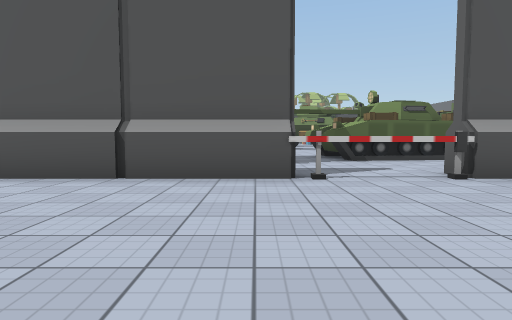
view 1 (above)

23 first-person views from a walk through a 3-D level made in the Unity game engine. The camera is 1.2 m above the floor, tilts 4° down and sees 75° across. The floor is counted in squares, 2 m on a side. Each view is taken from the middle of a square. On the plan, view 1 faces up. The plan holds only what a view shows up to about 10 squares ahead; the rest is blank. The place goes on beyond the plan. Some animated figures are left out. Some surface patterns are stand-ins.

view 2
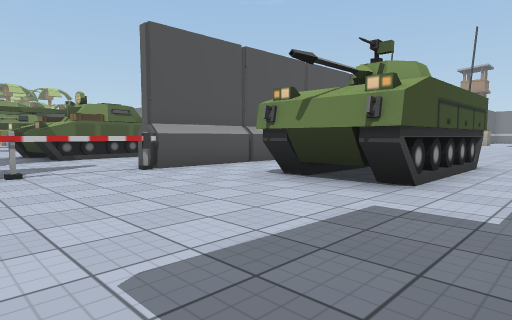

view 3
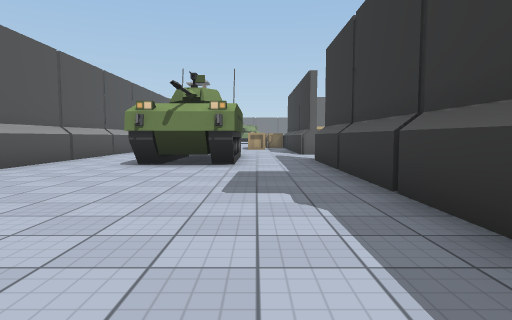

view 4
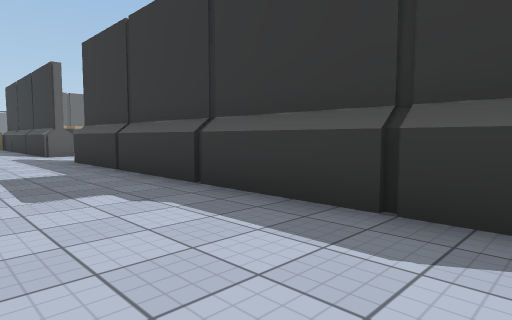

view 5
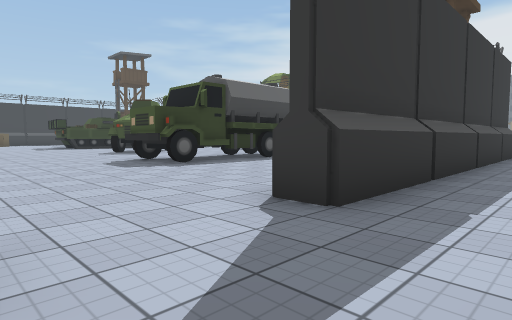

view 6
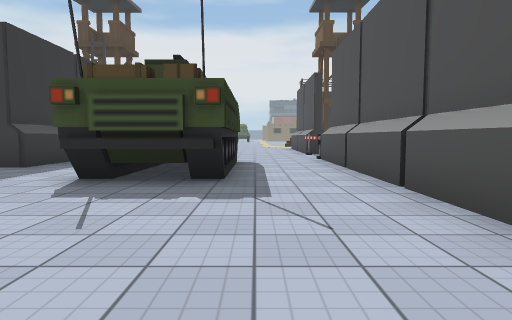

view 7
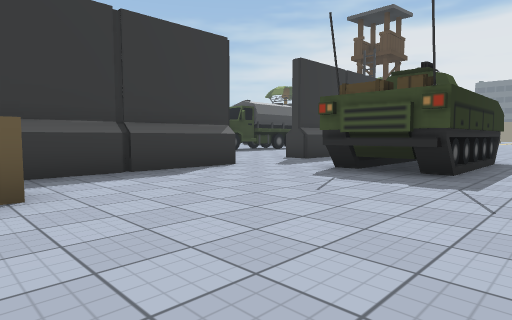

view 8
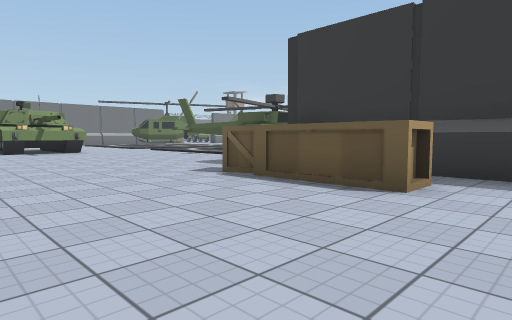

view 9
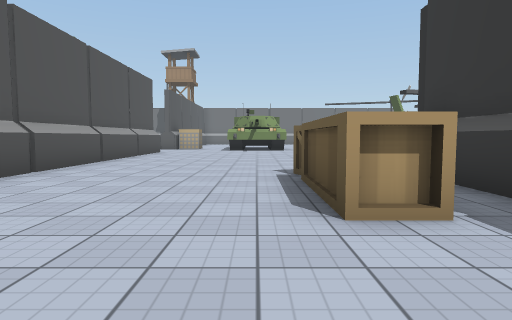

view 10
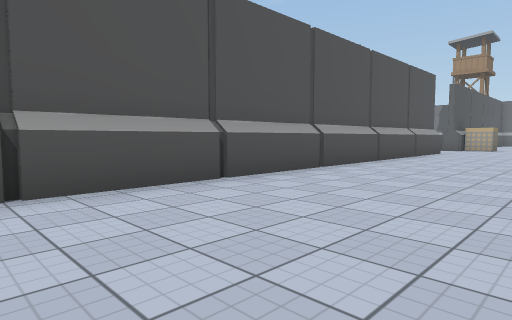

view 11
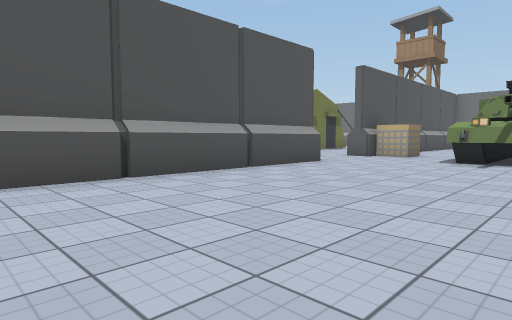

view 12
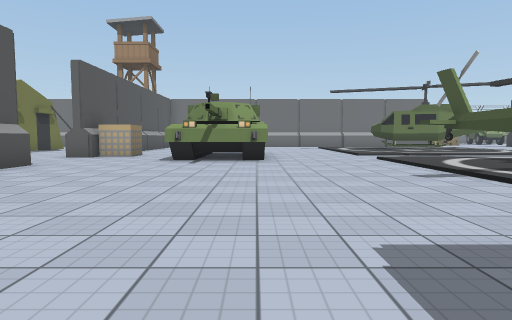

view 13
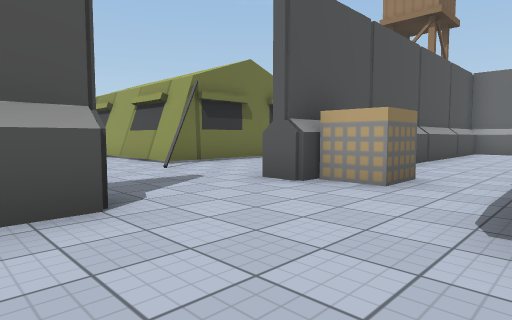

view 14
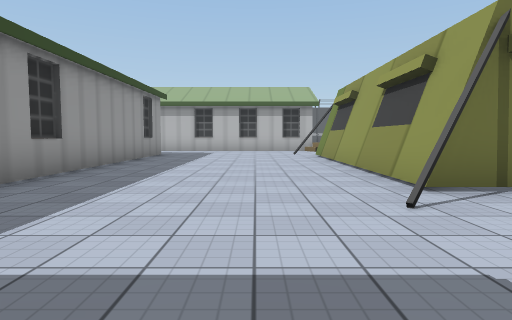

view 15
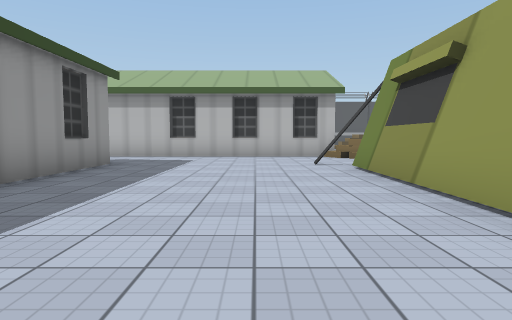

view 16
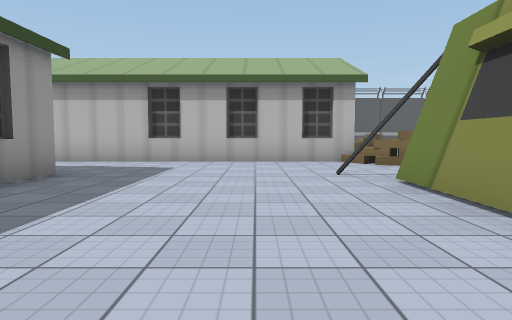

view 17
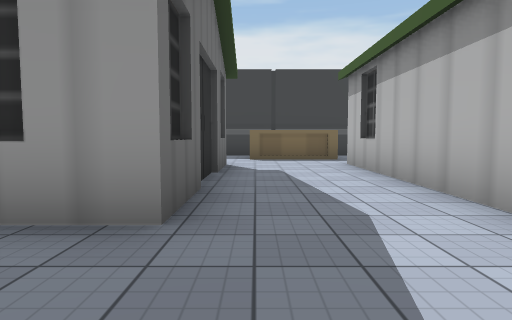

view 18
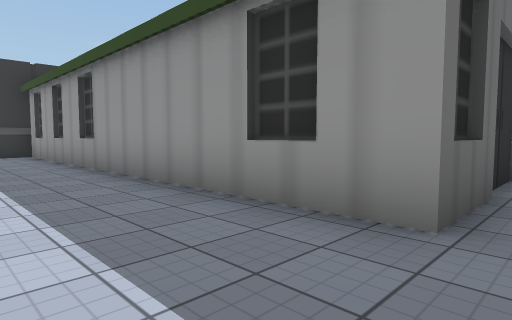

view 19
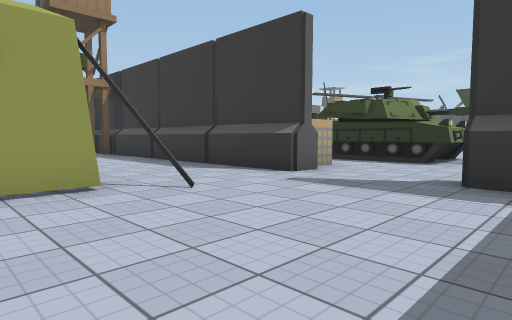

view 20
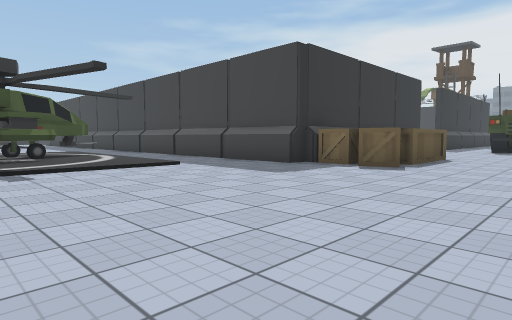

view 21
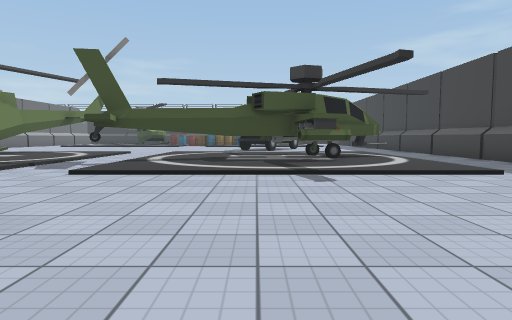

view 22
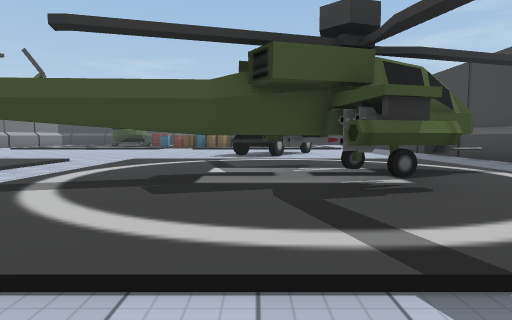

view 23
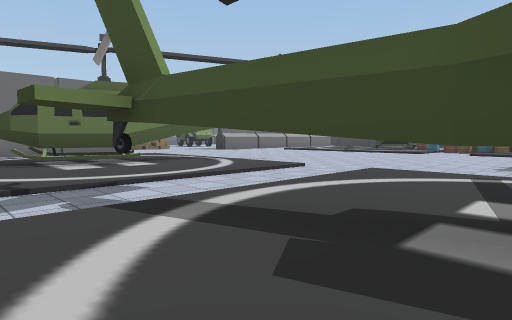

### Floor plan
Key: @ floor where view 1 was taken; # wall or solid block; x gap in a wall; . main floor; : floor 0.25 m higher than the main floor; + floor 1 m higher than the main floor; / step, stairs or slope; T tower; C crate; H thing the floor can be seen under or through; A cannon; O other object.
Columns run from 3 left of view 1 to 30 right of it. Each row starts with its distance up from view 1.
 19                  O.###########
 18                  O............+O
 17                 .O.............
 16                 ...#####.....#
 15                        #.....#
 14                        #.....#
 13                        #.....#
 12                        #.....#
 11      #                 #.....#
 10     .#                 #.....#
  9     .####              #.....####
  8     .....              #.....#...
  7     ....               #..........
  6     ...                #..........
  5 ####OOx####################..#####
  4 .............................OO...
  3 ..................................
  2  ......#####...............####
  1 .......#####...............##
  0 ...@............OOC........##
 -1 ..................C...........
 -2 #########...########..........
 -3  T     .....       #..........
 -4  T    ......       #./::::::/.:
 -5      ......        #./::::::/.:::#
 -6     .......        #./:HHHHHH.:::#
 -7    OOOOO...        #.AHH  ::/.:::#
 -8      OOO...        #..::HH::/.:::#
 -9       .....        #./::::::/.::#:
-10        ....        #.////////.////
-11         ..         #.............
-12                    #....O#.......
-13                           .....
-14                           ....
-15                            ..

Positions as (right, up) in squares from view 1, and headings:
1: (0, 0), facing up
2: (0, -1), facing up-right
3: (-3, 0), facing right
4: (-3, 1), facing down-right
5: (8, 0), facing down-left
6: (12, 3), facing left
7: (13, 4), facing down-left
8: (11, 4), facing down-right
9: (10, 1), facing right
10: (10, 1), facing up-right
11: (16, 0), facing up-right
12: (16, 0), facing right
13: (22, 2), facing up-right
14: (24, 5), facing up
15: (24, 9), facing up
16: (24, 11), facing up
17: (23, 17), facing left
18: (23, 17), facing down-left
19: (22, 10), facing down-right
20: (22, 3), facing down-left
21: (22, 2), facing down
22: (22, -2), facing down
23: (22, -4), facing down-right
